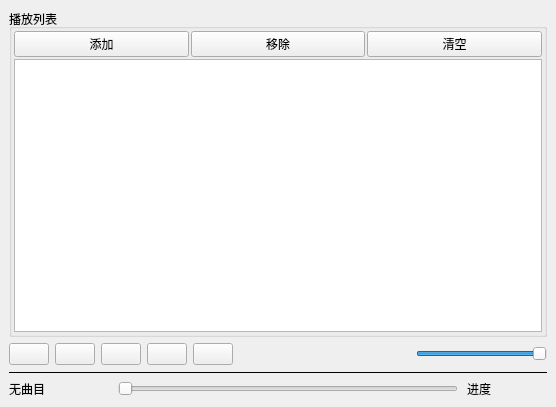
<?xml version="1.0" encoding="UTF-8"?>
<ui version="4.0">
 <class>MainWindow</class>
 <widget class="QMainWindow" name="MainWindow">
  <property name="geometry">
   <rect>
    <x>0</x>
    <y>0</y>
    <width>556</width>
    <height>407</height>
   </rect>
  </property>
  <property name="windowTitle">
   <string>MainWindow</string>
  </property>
  <widget class="QWidget" name="centralwidget">
   <layout class="QGridLayout" name="gridLayout_2">
    <item row="0" column="0">
     <layout class="QGridLayout" name="gridLayout">
      <item row="0" column="0">
       <widget class="QGroupBox" name="groupBox">
        <property name="title">
         <string>播放列表</string>
        </property>
        <layout class="QVBoxLayout" name="verticalLayout_2">
         <property name="spacing">
          <number>2</number>
         </property>
         <property name="leftMargin">
          <number>2</number>
         </property>
         <property name="topMargin">
          <number>2</number>
         </property>
         <property name="rightMargin">
          <number>2</number>
         </property>
         <property name="bottomMargin">
          <number>2</number>
         </property>
         <item>
          <layout class="QHBoxLayout" name="horizontalLayout">
           <item>
            <widget class="QPushButton" name="btnAdd">
             <property name="text">
              <string>添加</string>
             </property>
             <property name="icon">
              <iconset resource="res.qrc">
               <normaloff>:/images/images/316.bmp</normaloff>:/images/images/316.bmp</iconset>
             </property>
            </widget>
           </item>
           <item>
            <widget class="QPushButton" name="btnRemove">
             <property name="text">
              <string>移除</string>
             </property>
             <property name="icon">
              <iconset resource="res.qrc">
               <normaloff>:/images/images/318.bmp</normaloff>:/images/images/318.bmp</iconset>
             </property>
            </widget>
           </item>
           <item>
            <widget class="QPushButton" name="btnClear">
             <property name="text">
              <string>清空</string>
             </property>
             <property name="icon">
              <iconset resource="res.qrc">
               <normaloff>:/images/images/214.bmp</normaloff>:/images/images/214.bmp</iconset>
             </property>
            </widget>
           </item>
          </layout>
         </item>
         <item>
          <widget class="QListWidget" name="listWidget"/>
         </item>
        </layout>
       </widget>
      </item>
      <item row="1" column="0">
       <layout class="QHBoxLayout" name="horizontalLayout_2">
        <item>
         <widget class="QPushButton" name="btnPlay">
          <property name="toolTip">
           <string>播放</string>
          </property>
          <property name="text">
           <string/>
          </property>
          <property name="icon">
           <iconset resource="res.qrc">
            <normaloff>:/images/images/620.bmp</normaloff>:/images/images/620.bmp</iconset>
          </property>
         </widget>
        </item>
        <item>
         <widget class="QPushButton" name="btnPause">
          <property name="toolTip">
           <string>暂停</string>
          </property>
          <property name="text">
           <string/>
          </property>
          <property name="icon">
           <iconset resource="res.qrc">
            <normaloff>:/images/images/622.bmp</normaloff>:/images/images/622.bmp</iconset>
          </property>
         </widget>
        </item>
        <item>
         <widget class="QPushButton" name="btnStop">
          <property name="toolTip">
           <string>停止</string>
          </property>
          <property name="text">
           <string/>
          </property>
          <property name="icon">
           <iconset resource="res.qrc">
            <normaloff>:/images/images/624.bmp</normaloff>:/images/images/624.bmp</iconset>
          </property>
         </widget>
        </item>
        <item>
         <widget class="QPushButton" name="btnPrevious">
          <property name="toolTip">
           <string>前一曲目</string>
          </property>
          <property name="text">
           <string/>
          </property>
          <property name="icon">
           <iconset resource="res.qrc">
            <normaloff>:/images/images/616.bmp</normaloff>:/images/images/616.bmp</iconset>
          </property>
         </widget>
        </item>
        <item>
         <widget class="QPushButton" name="btnNext">
          <property name="toolTip">
           <string>下一曲目</string>
          </property>
          <property name="text">
           <string/>
          </property>
          <property name="icon">
           <iconset resource="res.qrc">
            <normaloff>:/images/images/630.bmp</normaloff>:/images/images/630.bmp</iconset>
          </property>
         </widget>
        </item>
        <item>
         <spacer name="horizontalSpacer">
          <property name="orientation">
           <enum>Qt::Horizontal</enum>
          </property>
          <property name="sizeHint" stdset="0">
           <size>
            <width>40</width>
            <height>20</height>
           </size>
          </property>
         </spacer>
        </item>
        <item>
         <widget class="QPushButton" name="btnSound">
          <property name="text">
           <string/>
          </property>
          <property name="icon">
           <iconset resource="res.qrc">
            <normaloff>:/images/images/volumn.bmp</normaloff>:/images/images/volumn.bmp</iconset>
          </property>
          <property name="flat">
           <bool>true</bool>
          </property>
         </widget>
        </item>
        <item>
         <widget class="QSlider" name="sliderVolumn">
          <property name="maximum">
           <number>100</number>
          </property>
          <property name="value">
           <number>100</number>
          </property>
          <property name="orientation">
           <enum>Qt::Horizontal</enum>
          </property>
         </widget>
        </item>
       </layout>
      </item>
      <item row="2" column="0">
       <widget class="Line" name="line">
        <property name="frameShadow">
         <enum>QFrame::Plain</enum>
        </property>
        <property name="orientation">
         <enum>Qt::Horizontal</enum>
        </property>
       </widget>
      </item>
      <item row="3" column="0">
       <layout class="QHBoxLayout" name="horizontalLayout_3">
        <property name="spacing">
         <number>9</number>
        </property>
        <item>
         <widget class="QLabel" name="LabCurMedia">
          <property name="minimumSize">
           <size>
            <width>100</width>
            <height>0</height>
           </size>
          </property>
          <property name="text">
           <string>无曲目</string>
          </property>
         </widget>
        </item>
        <item>
         <widget class="QSlider" name="sliderPosition">
          <property name="tracking">
           <bool>false</bool>
          </property>
          <property name="orientation">
           <enum>Qt::Horizontal</enum>
          </property>
         </widget>
        </item>
        <item>
         <widget class="QLabel" name="LabRatio">
          <property name="minimumSize">
           <size>
            <width>80</width>
            <height>0</height>
           </size>
          </property>
          <property name="text">
           <string>进度</string>
          </property>
         </widget>
        </item>
       </layout>
      </item>
     </layout>
    </item>
   </layout>
  </widget>
 </widget>
 <resources>
  <include location="res.qrc"/>
 </resources>
 <connections/>
</ui>
